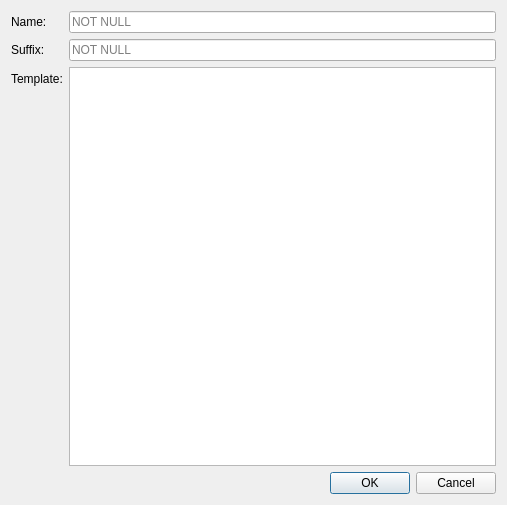
<?xml version="1.0" encoding="UTF-8"?>
<ui version="4.0">
 <class>LangForm</class>
 <widget class="QDialog" name="LangForm">
  <property name="geometry">
   <rect>
    <x>0</x>
    <y>0</y>
    <width>507</width>
    <height>505</height>
   </rect>
  </property>
  <property name="windowTitle">
   <string notr="true">Form</string>
  </property>
  <layout class="QVBoxLayout" name="verticalLayout">
   <item>
    <layout class="QFormLayout" name="formLayout">
     <property name="fieldGrowthPolicy">
      <enum>QFormLayout::AllNonFixedFieldsGrow</enum>
     </property>
     <item row="0" column="0">
      <widget class="QLabel" name="nameLabel">
       <property name="text">
        <string>Name:</string>
       </property>
      </widget>
     </item>
     <item row="0" column="1">
      <widget class="QLineEdit" name="nameLineEdit">
       <property name="placeholderText">
        <string notr="true">NOT NULL</string>
       </property>
      </widget>
     </item>
     <item row="1" column="0">
      <widget class="QLabel" name="suffixLabel">
       <property name="text">
        <string>Suffix:</string>
       </property>
      </widget>
     </item>
     <item row="1" column="1">
      <widget class="QLineEdit" name="suffixLineEdit">
       <property name="placeholderText">
        <string notr="true">NOT NULL</string>
       </property>
      </widget>
     </item>
     <item row="2" column="0">
      <widget class="QLabel" name="templateLabel">
       <property name="text">
        <string>Template:</string>
       </property>
      </widget>
     </item>
     <item row="2" column="1">
      <widget class="QTextEdit" name="templateTextEdit"/>
     </item>
    </layout>
   </item>
   <item>
    <widget class="QDialogButtonBox" name="buttonBox">
     <property name="orientation">
      <enum>Qt::Horizontal</enum>
     </property>
     <property name="standardButtons">
      <set>QDialogButtonBox::Cancel|QDialogButtonBox::Ok</set>
     </property>
    </widget>
   </item>
  </layout>
 </widget>
 <resources/>
 <connections>
  <connection>
   <sender>buttonBox</sender>
   <signal>accepted()</signal>
   <receiver>LangForm</receiver>
   <slot>accept()</slot>
   <hints>
    <hint type="sourcelabel">
     <x>248</x>
     <y>254</y>
    </hint>
    <hint type="destinationlabel">
     <x>157</x>
     <y>274</y>
    </hint>
   </hints>
  </connection>
  <connection>
   <sender>buttonBox</sender>
   <signal>rejected()</signal>
   <receiver>LangForm</receiver>
   <slot>reject()</slot>
   <hints>
    <hint type="sourcelabel">
     <x>316</x>
     <y>260</y>
    </hint>
    <hint type="destinationlabel">
     <x>286</x>
     <y>274</y>
    </hint>
   </hints>
  </connection>
 </connections>
</ui>
